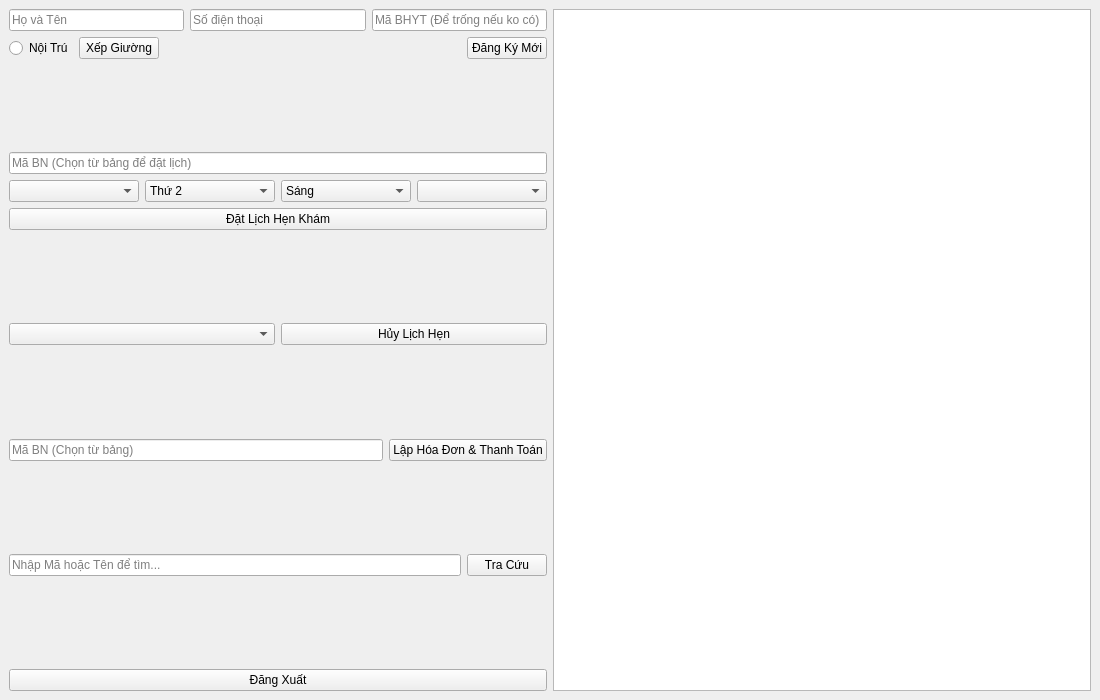
<?xml version="1.0" encoding="UTF-8"?>
<ui version="4.0">
 <class>ReceptionistMenu</class>
 <widget class="QMainWindow" name="ReceptionistMenu">
  <property name="geometry">
   <rect>
    <x>0</x>
    <y>0</y>
    <width>1100</width>
    <height>700</height>
   </rect>
  </property>
  <property name="windowTitle">
   <string>Giao Diện Lễ Tân - Receptionist Menu</string>
  </property>
  <widget class="QWidget" name="centralwidget">
   <layout class="QHBoxLayout" name="horizontalLayoutMain">
    <item>
     <layout class="QVBoxLayout" name="verticalLayoutLeftPanel">
      <item>
       <layout class="QHBoxLayout" name="horizontalLayoutPatientInfo">
        <item>
         <widget class="QLineEdit" name="txtPatientName">
          <property name="placeholderText">
           <string>Họ và Tên</string>
          </property>
         </widget>
        </item>
        <item>
         <widget class="QLineEdit" name="txtPatientPhone">
          <property name="placeholderText">
           <string>Số điện thoại</string>
          </property>
         </widget>
        </item>
        <item>
         <widget class="QLineEdit" name="txtBHYT">
          <property name="placeholderText">
           <string>Mã BHYT (Để trống nếu ko có)</string>
          </property>
         </widget>
        </item>
       </layout>
      </item>
      <item>
       <layout class="QHBoxLayout" name="horizontalLayoutPatientReg">
        <item>
         <widget class="QRadioButton" name="radioNoiTru">
          <property name="text">
           <string>Nội Trú</string>
          </property>
         </widget>
        </item>
        <item>
         <widget class="QPushButton" name="btnAssignBed">
          <property name="text">
           <string>Xếp Giường</string>
          </property>
         </widget>
        </item>
        <item>
         <spacer name="horizontalSpacerReg">
          <property name="orientation">
           <enum>Qt::Orientation::Horizontal</enum>
          </property>
          <property name="sizeHint" stdset="0">
           <size>
            <width>0</width>
            <height>0</height>
           </size>
          </property>
         </spacer>
        </item>
        <item>
         <widget class="QPushButton" name="btnRegisterPatient">
          <property name="text">
           <string>Đăng Ký Mới</string>
          </property>
         </widget>
        </item>
       </layout>
      </item>
      <item>
       <spacer name="verticalSpacer1">
        <property name="orientation">
         <enum>Qt::Orientation::Vertical</enum>
        </property>
        <property name="sizeHint" stdset="0">
         <size>
          <width>0</width>
          <height>0</height>
         </size>
        </property>
       </spacer>
      </item>
      <item>
       <widget class="QLineEdit" name="txtBookPatientId">
        <property name="readOnly">
         <bool>true</bool>
        </property>
        <property name="placeholderText">
         <string>Mã BN (Chọn từ bảng để đặt lịch)</string>
        </property>
       </widget>
      </item>
      <item>
       <layout class="QHBoxLayout" name="horizontalLayoutAppointment">
        <item>
         <widget class="QComboBox" name="cbSpecialty"/>
        </item>
        <item>
         <widget class="QComboBox" name="cbDay">
          <item>
           <property name="text">
            <string>Thứ 2</string>
           </property>
          </item>
          <item>
           <property name="text">
            <string>Thứ 3</string>
           </property>
          </item>
          <item>
           <property name="text">
            <string>Thứ 4</string>
           </property>
          </item>
          <item>
           <property name="text">
            <string>Thứ 5</string>
           </property>
          </item>
          <item>
           <property name="text">
            <string>Thứ 6</string>
           </property>
          </item>
          <item>
           <property name="text">
            <string>Thứ 7</string>
           </property>
          </item>
          <item>
           <property name="text">
            <string>Chủ nhật</string>
           </property>
          </item>
         </widget>
        </item>
        <item>
         <widget class="QComboBox" name="cbShift">
          <item>
           <property name="text">
            <string>Sáng</string>
           </property>
          </item>
          <item>
           <property name="text">
            <string>Chiều</string>
           </property>
          </item>
          <item>
           <property name="text">
            <string>Tối</string>
           </property>
          </item>
         </widget>
        </item>
        <item>
         <widget class="QComboBox" name="cbDoctor"/>
        </item>
       </layout>
      </item>
      <item>
       <widget class="QPushButton" name="btnBookAppointment">
        <property name="text">
         <string>Đặt Lịch Hẹn Khám</string>
        </property>
       </widget>
      </item>
      <item>
       <spacer name="verticalSpacerCancel">
        <property name="orientation">
         <enum>Qt::Orientation::Vertical</enum>
        </property>
        <property name="sizeHint" stdset="0">
         <size>
          <width>0</width>
          <height>0</height>
         </size>
        </property>
       </spacer>
      </item>
      <item>
       <layout class="QHBoxLayout" name="horizontalLayoutCancel">
        <item>
         <widget class="QComboBox" name="cbPendingAppointments"/>
        </item>
        <item>
         <widget class="QPushButton" name="btnCancelAppointment">
          <property name="text">
           <string>Hủy Lịch Hẹn</string>
          </property>
         </widget>
        </item>
       </layout>
      </item>
      <item>
       <spacer name="verticalSpacer2">
        <property name="orientation">
         <enum>Qt::Orientation::Vertical</enum>
        </property>
        <property name="sizeHint" stdset="0">
         <size>
          <width>0</width>
          <height>0</height>
         </size>
        </property>
       </spacer>
      </item>
      <item>
       <layout class="QHBoxLayout" name="horizontalLayoutInvoice">
        <item>
         <widget class="QLineEdit" name="txtPatientId_Invoice">
          <property name="readOnly">
           <bool>true</bool>
          </property>
          <property name="placeholderText">
           <string>Mã BN (Chọn từ bảng)</string>
          </property>
         </widget>
        </item>
        <item>
         <widget class="QPushButton" name="btnCreateInvoice">
          <property name="text">
           <string>Lập Hóa Đơn &amp;&amp; Thanh Toán</string>
          </property>
         </widget>
        </item>
       </layout>
      </item>
      <item>
       <spacer name="verticalSpacer3">
        <property name="orientation">
         <enum>Qt::Orientation::Vertical</enum>
        </property>
        <property name="sizeHint" stdset="0">
         <size>
          <width>0</width>
          <height>0</height>
         </size>
        </property>
       </spacer>
      </item>
      <item>
       <layout class="QHBoxLayout" name="horizontalLayoutSearch">
        <item>
         <widget class="QLineEdit" name="txtSearchPatient">
          <property name="placeholderText">
           <string>Nhập Mã hoặc Tên để tìm...</string>
          </property>
         </widget>
        </item>
        <item>
         <widget class="QPushButton" name="btnSearchPatient">
          <property name="text">
           <string>Tra Cứu</string>
          </property>
         </widget>
        </item>
       </layout>
      </item>
      <item>
       <spacer name="verticalSpacer4">
        <property name="orientation">
         <enum>Qt::Orientation::Vertical</enum>
        </property>
        <property name="sizeHint" stdset="0">
         <size>
          <width>0</width>
          <height>0</height>
         </size>
        </property>
       </spacer>
      </item>
      <item>
       <widget class="QPushButton" name="btnLogout">
        <property name="text">
         <string>Đăng Xuất</string>
        </property>
       </widget>
      </item>
     </layout>
    </item>
    <item>
     <widget class="QTableWidget" name="tablePatients"/>
    </item>
   </layout>
  </widget>
 </widget>
 <resources/>
 <connections/>
</ui>
